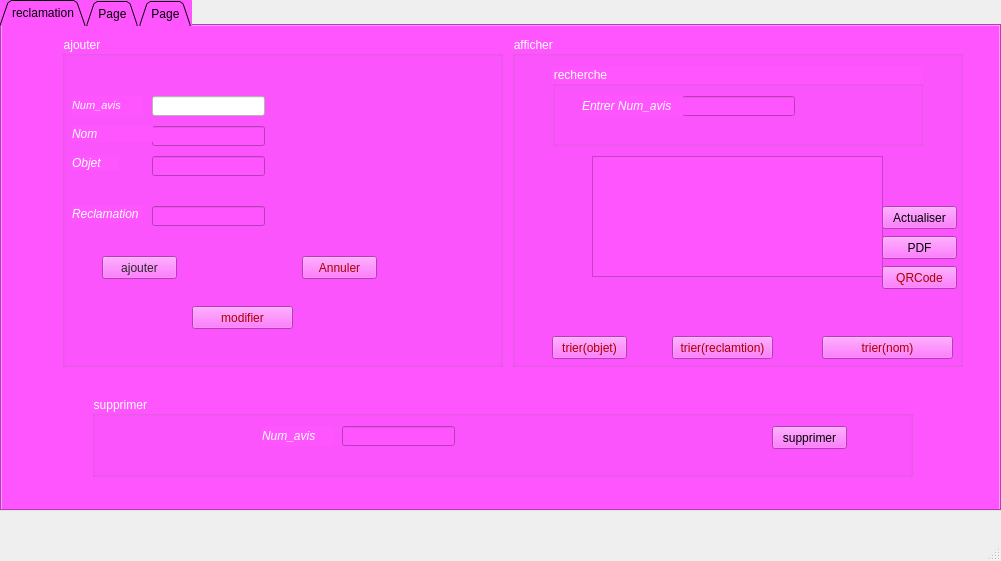
<?xml version="1.0" encoding="UTF-8"?>
<ui version="4.0">
 <class>MainWindow</class>
 <widget class="QMainWindow" name="MainWindow">
  <property name="geometry">
   <rect>
    <x>0</x>
    <y>0</y>
    <width>1001</width>
    <height>561</height>
   </rect>
  </property>
  <property name="windowTitle">
   <string>MainWindow</string>
  </property>
  <widget class="QWidget" name="mmmm">
   <widget class="QTabWidget" name="mmm">
    <property name="geometry">
     <rect>
      <x>0</x>
      <y>0</y>
      <width>1001</width>
      <height>511</height>
     </rect>
    </property>
    <property name="styleSheet">
     <string notr="true">background-color: rgb(255, 85, 255);</string>
    </property>
    <property name="tabShape">
     <enum>QTabWidget::Triangular</enum>
    </property>
    <property name="currentIndex">
     <number>0</number>
    </property>
    <widget class="QWidget" name="reclamation_2">
     <attribute name="title">
      <string>reclamation</string>
     </attribute>
     <widget class="QGroupBox" name="groupBox">
      <property name="geometry">
       <rect>
        <x>60</x>
        <y>10</y>
        <width>441</width>
        <height>331</height>
       </rect>
      </property>
      <property name="styleSheet">
       <string notr="true">color: rgb(255,255,255);
border-color: rgb(255, 255, 255);
</string>
      </property>
      <property name="title">
       <string>ajouter</string>
      </property>
      <widget class="QLineEdit" name="Num_avis">
       <property name="geometry">
        <rect>
         <x>90</x>
         <y>60</y>
         <width>113</width>
         <height>20</height>
        </rect>
       </property>
       <property name="styleSheet">
        <string notr="true">background-color: rgb(255, 255, 255);
selection-background-color: rgb(255, 170, 255);</string>
       </property>
      </widget>
      <widget class="QLabel" name="label">
       <property name="geometry">
        <rect>
         <x>10</x>
         <y>60</y>
         <width>71</width>
         <height>20</height>
        </rect>
       </property>
       <property name="font">
        <font>
         <family>Nirmala UI</family>
         <pointsize>8</pointsize>
         <weight>9</weight>
         <italic>false</italic>
         <bold>false</bold>
        </font>
       </property>
       <property name="styleSheet">
        <string notr="true">
color: rgb(255, 255, 255);

border-color: rgb(121, 121, 121);
font: 8pt &quot;Orator Std&quot;;
font: 75 8pt &quot;Nirmala UI&quot;;</string>
       </property>
       <property name="text">
        <string>&lt;i&gt;Num_avis
&lt;/i&gt;</string>
       </property>
      </widget>
      <widget class="QLabel" name="label_2">
       <property name="geometry">
        <rect>
         <x>10</x>
         <y>90</y>
         <width>81</width>
         <height>16</height>
        </rect>
       </property>
       <property name="styleSheet">
        <string notr="true">
color: rgb(255, 255, 255);</string>
       </property>
       <property name="text">
        <string>&lt;i&gt;Nom
</string>
       </property>
      </widget>
      <widget class="QLineEdit" name="Nom">
       <property name="geometry">
        <rect>
         <x>90</x>
         <y>90</y>
         <width>113</width>
         <height>20</height>
        </rect>
       </property>
       <property name="styleSheet">
        <string notr="true">color: rgb(255, 255, 255);</string>
       </property>
      </widget>
      <widget class="QLabel" name="label_3">
       <property name="geometry">
        <rect>
         <x>10</x>
         <y>120</y>
         <width>47</width>
         <height>14</height>
        </rect>
       </property>
       <property name="styleSheet">
        <string notr="true">color: rgb(255, 255, 255);</string>
       </property>
       <property name="text">
        <string>&lt;i&gt;Objet&lt;i&gt;</string>
       </property>
      </widget>
      <widget class="QLineEdit" name="Objet">
       <property name="geometry">
        <rect>
         <x>90</x>
         <y>120</y>
         <width>113</width>
         <height>20</height>
        </rect>
       </property>
      </widget>
      <widget class="QLabel" name="label_6">
       <property name="geometry">
        <rect>
         <x>10</x>
         <y>170</y>
         <width>71</width>
         <height>16</height>
        </rect>
       </property>
       <property name="styleSheet">
        <string notr="true">color: rgb(255, 255, 255);</string>
       </property>
       <property name="text">
        <string>&lt;i&gt;Reclamation&lt;i&gt;</string>
       </property>
      </widget>
      <widget class="QPushButton" name="annuler">
       <property name="geometry">
        <rect>
         <x>240</x>
         <y>220</y>
         <width>75</width>
         <height>23</height>
        </rect>
       </property>
       <property name="styleSheet">
        <string notr="true">color:rgb(170, 0, 0) ;</string>
       </property>
       <property name="text">
        <string>Annuler</string>
       </property>
      </widget>
      <widget class="QLineEdit" name="Reclamation">
       <property name="geometry">
        <rect>
         <x>90</x>
         <y>170</y>
         <width>113</width>
         <height>20</height>
        </rect>
       </property>
      </widget>
      <widget class="QPushButton" name="ajouter">
       <property name="geometry">
        <rect>
         <x>40</x>
         <y>220</y>
         <width>75</width>
         <height>23</height>
        </rect>
       </property>
       <property name="styleSheet">
        <string notr="true">color:rgb(40, 40, 40);</string>
       </property>
       <property name="text">
        <string>ajouter</string>
       </property>
      </widget>
      <widget class="QPushButton" name="modifier">
       <property name="geometry">
        <rect>
         <x>130</x>
         <y>270</y>
         <width>101</width>
         <height>23</height>
        </rect>
       </property>
       <property name="styleSheet">
        <string notr="true">color:rgb(170, 0, 0);</string>
       </property>
       <property name="text">
        <string>modifier</string>
       </property>
      </widget>
      <zorder>Nom</zorder>
      <zorder>label</zorder>
      <zorder>label_2</zorder>
      <zorder>label_3</zorder>
      <zorder>Objet</zorder>
      <zorder>label_6</zorder>
      <zorder>annuler</zorder>
      <zorder>Reclamation</zorder>
      <zorder>Num_avis</zorder>
      <zorder>ajouter</zorder>
      <zorder>modifier</zorder>
     </widget>
     <widget class="QGroupBox" name="groupBox_2">
      <property name="geometry">
       <rect>
        <x>510</x>
        <y>10</y>
        <width>451</width>
        <height>331</height>
       </rect>
      </property>
      <property name="styleSheet">
       <string notr="true">color: rgb(255, 255, 255);
</string>
      </property>
      <property name="title">
       <string>afficher </string>
      </property>
      <widget class="QPushButton" name="tri_nom">
       <property name="geometry">
        <rect>
         <x>40</x>
         <y>300</y>
         <width>75</width>
         <height>23</height>
        </rect>
       </property>
       <property name="styleSheet">
        <string notr="true">color:rgb(170, 0, 0);</string>
       </property>
       <property name="text">
        <string>trier(objet)</string>
       </property>
      </widget>
      <widget class="QPushButton" name="tri_cin">
       <property name="geometry">
        <rect>
         <x>160</x>
         <y>300</y>
         <width>101</width>
         <height>23</height>
        </rect>
       </property>
       <property name="styleSheet">
        <string notr="true">color:rgb(170, 0, 0);</string>
       </property>
       <property name="text">
        <string>trier(reclamtion)</string>
       </property>
      </widget>
      <widget class="QPushButton" name="tri_pass">
       <property name="geometry">
        <rect>
         <x>310</x>
         <y>300</y>
         <width>131</width>
         <height>23</height>
        </rect>
       </property>
       <property name="styleSheet">
        <string notr="true">color:rgb(170, 0, 0);</string>
       </property>
       <property name="text">
        <string>trier(nom)</string>
       </property>
      </widget>
      <widget class="QPushButton" name="actualiser">
       <property name="geometry">
        <rect>
         <x>550</x>
         <y>150</y>
         <width>75</width>
         <height>23</height>
        </rect>
       </property>
       <property name="styleSheet">
        <string notr="true">color:rgb(170, 0, 0);</string>
       </property>
       <property name="text">
        <string>actualiser</string>
       </property>
      </widget>
      <widget class="QGroupBox" name="groupBox_7">
       <property name="geometry">
        <rect>
         <x>40</x>
         <y>30</y>
         <width>371</width>
         <height>80</height>
        </rect>
       </property>
       <property name="autoFillBackground">
        <bool>false</bool>
       </property>
       <property name="styleSheet">
        <string notr="true"/>
       </property>
       <property name="title">
        <string>recherche</string>
       </property>
       <widget class="QLineEdit" name="rech">
        <property name="geometry">
         <rect>
          <x>130</x>
          <y>30</y>
          <width>113</width>
          <height>20</height>
         </rect>
        </property>
        <property name="styleSheet">
         <string notr="true">selection-color: qlineargradient(spread:pad, x1:0, y1:0, x2:1, y2:0, stop:0 rgba(255, 178, 102, 255), stop:0.55 rgba(235, 148, 61, 255), stop:0.98 rgba(0, 0, 0, 255), stop:1 rgba(0, 0, 0, 0));</string>
        </property>
       </widget>
       <widget class="QLabel" name="label_10">
        <property name="geometry">
         <rect>
          <x>30</x>
          <y>30</y>
          <width>101</width>
          <height>20</height>
         </rect>
        </property>
        <property name="styleSheet">
         <string notr="true">color: rgb(255, 255, 255);</string>
        </property>
        <property name="text">
         <string>&lt;i&gt;Entrer Num_avis&lt;i&gt;</string>
        </property>
       </widget>
      </widget>
      <widget class="QTableView" name="tab_c">
       <property name="geometry">
        <rect>
         <x>80</x>
         <y>120</y>
         <width>291</width>
         <height>121</height>
        </rect>
       </property>
      </widget>
      <widget class="QPushButton" name="supprimer_3">
       <property name="geometry">
        <rect>
         <x>370</x>
         <y>170</y>
         <width>75</width>
         <height>23</height>
        </rect>
       </property>
       <property name="styleSheet">
        <string notr="true">color :rgb(0,0,0)</string>
       </property>
       <property name="text">
        <string>Actualiser</string>
       </property>
      </widget>
      <widget class="QPushButton" name="supprimer_4">
       <property name="geometry">
        <rect>
         <x>370</x>
         <y>200</y>
         <width>75</width>
         <height>23</height>
        </rect>
       </property>
       <property name="styleSheet">
        <string notr="true">color :rgb(0,0,0)</string>
       </property>
       <property name="text">
        <string>PDF</string>
       </property>
      </widget>
      <widget class="QPushButton" name="tri_nom_2">
       <property name="geometry">
        <rect>
         <x>370</x>
         <y>230</y>
         <width>75</width>
         <height>23</height>
        </rect>
       </property>
       <property name="styleSheet">
        <string notr="true">color:rgb(170, 0, 0);</string>
       </property>
       <property name="text">
        <string>QRCode</string>
       </property>
      </widget>
     </widget>
     <widget class="QGroupBox" name="groupBox_3">
      <property name="geometry">
       <rect>
        <x>90</x>
        <y>370</y>
        <width>821</width>
        <height>81</height>
       </rect>
      </property>
      <property name="styleSheet">
       <string notr="true">color :rgb(255, 255, 255)</string>
      </property>
      <property name="title">
       <string>supprimer </string>
      </property>
      <widget class="QPushButton" name="supprimer">
       <property name="geometry">
        <rect>
         <x>680</x>
         <y>30</y>
         <width>75</width>
         <height>23</height>
        </rect>
       </property>
       <property name="styleSheet">
        <string notr="true">color :rgb(0,0,0)</string>
       </property>
       <property name="text">
        <string>supprimer</string>
       </property>
      </widget>
      <widget class="QLineEdit" name="le_cin_sup">
       <property name="geometry">
        <rect>
         <x>250</x>
         <y>30</y>
         <width>113</width>
         <height>20</height>
        </rect>
       </property>
      </widget>
      <widget class="QLabel" name="label_11">
       <property name="geometry">
        <rect>
         <x>170</x>
         <y>30</y>
         <width>71</width>
         <height>20</height>
        </rect>
       </property>
       <property name="styleSheet">
        <string notr="true">color :rgb(255, 255, 255)</string>
       </property>
       <property name="text">
        <string>&lt;i&gt;Num_avis&lt;i&gt;</string>
       </property>
      </widget>
     </widget>
     <zorder>groupBox_2</zorder>
     <zorder>groupBox</zorder>
     <zorder>groupBox_3</zorder>
    </widget>
    <widget class="QWidget" name="tab">
     <attribute name="title">
      <string>Page</string>
     </attribute>
    </widget>
    <widget class="QWidget" name="hlkjl">
     <attribute name="title">
      <string>Page</string>
     </attribute>
    </widget>
   </widget>
  </widget>
  <widget class="QMenuBar" name="menubar">
   <property name="geometry">
    <rect>
     <x>0</x>
     <y>0</y>
     <width>1001</width>
     <height>22</height>
    </rect>
   </property>
  </widget>
  <widget class="QStatusBar" name="statusbar"/>
 </widget>
 <layoutdefault spacing="6" margin="11"/>
 <resources/>
 <connections/>
</ui>
